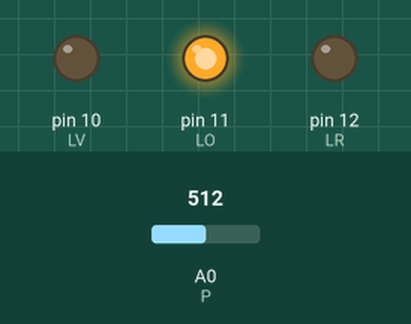
Simulated run of this sketch. Board: Arduino Uno, built with avr-gcc and run on an emulated ATmega328P. On the bench: output pins drawn as LEDs (lit = HIGH). The inputs (shaded band) are chosen by the test bench; at power-on: A0 (P) = 512.

Above: at 1.8 s.
1.9 s: A0 (P) set to 0
At 2.5 s:
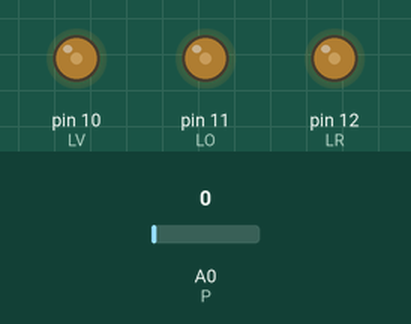
3.5 s: A0 (P) set to 122
At 4.11 s:
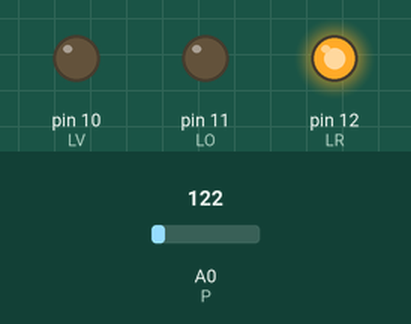
7.0 s: A0 (P) set to 716
At 7.8 s:
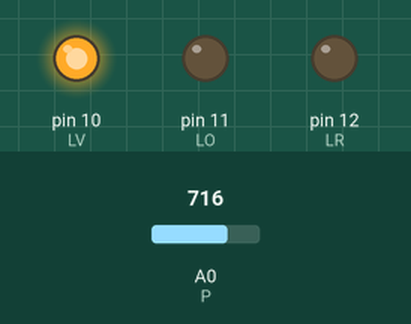
8.6 s: A0 (P) set to 698
12.7 s: A0 (P) set to 669
Timing chart, 0 to 15.3 s (numbered marks = the images above; inputs shaded):
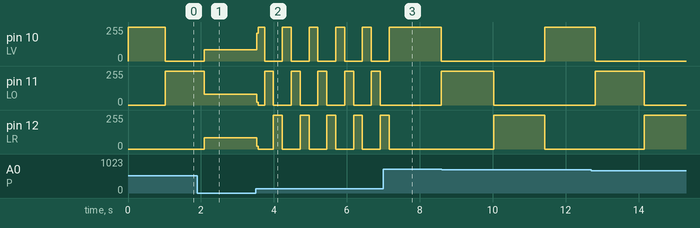

The sketch:

chenillard_Clement_Alban.ino
```cpp
const int LV=10;
const int LR=12;
const int LO=11;
const int B=2;
const int P=A0;
int pos;
int tempo;
int resultat;
void setup() {
  pinMode(LV,OUTPUT);
  pinMode(LR,OUTPUT);
  pinMode(LO,OUTPUT);
  pinMode(P,INPUT);
  pinMode(B,INPUT);

}

void loop() {
    digitalWrite(LR,0);
    digitalWrite(LV,1);
    tempo=calcul();
    delay(tempo);
    digitalWrite(LV,0);
    digitalWrite(LO,1);
    tempo=calcul();
    delay(tempo);
    digitalWrite(LO,0);
    digitalWrite(LR,1);
    tempo=calcul();
    delay(tempo);
}
int calcul(){
  pos=analogRead(P);
  resultat = (pos*2);
  return resultat;
  }
```

Measured:
- after the input at 1.9 s, pin 10 (LV): 0/255 → 83/255 after 0.19 s; pin 11 (LO): 255/255 → 82/255 after 0.19 s
- after the input at 3.5 s, pin 10 (LV): 83/255 → 208/255 at once, then moves between 0/255 and 255/255, repeating every 1.5 s; pin 12 (LR): 83/255 → 22/255 at once, then repeats every 0.66 s: 0/255 0.42 s, 255/255 0.24 s
- after the input at 7.0 s, pin 12 (LR): goes on until 7.2 s, then stays 0/255
